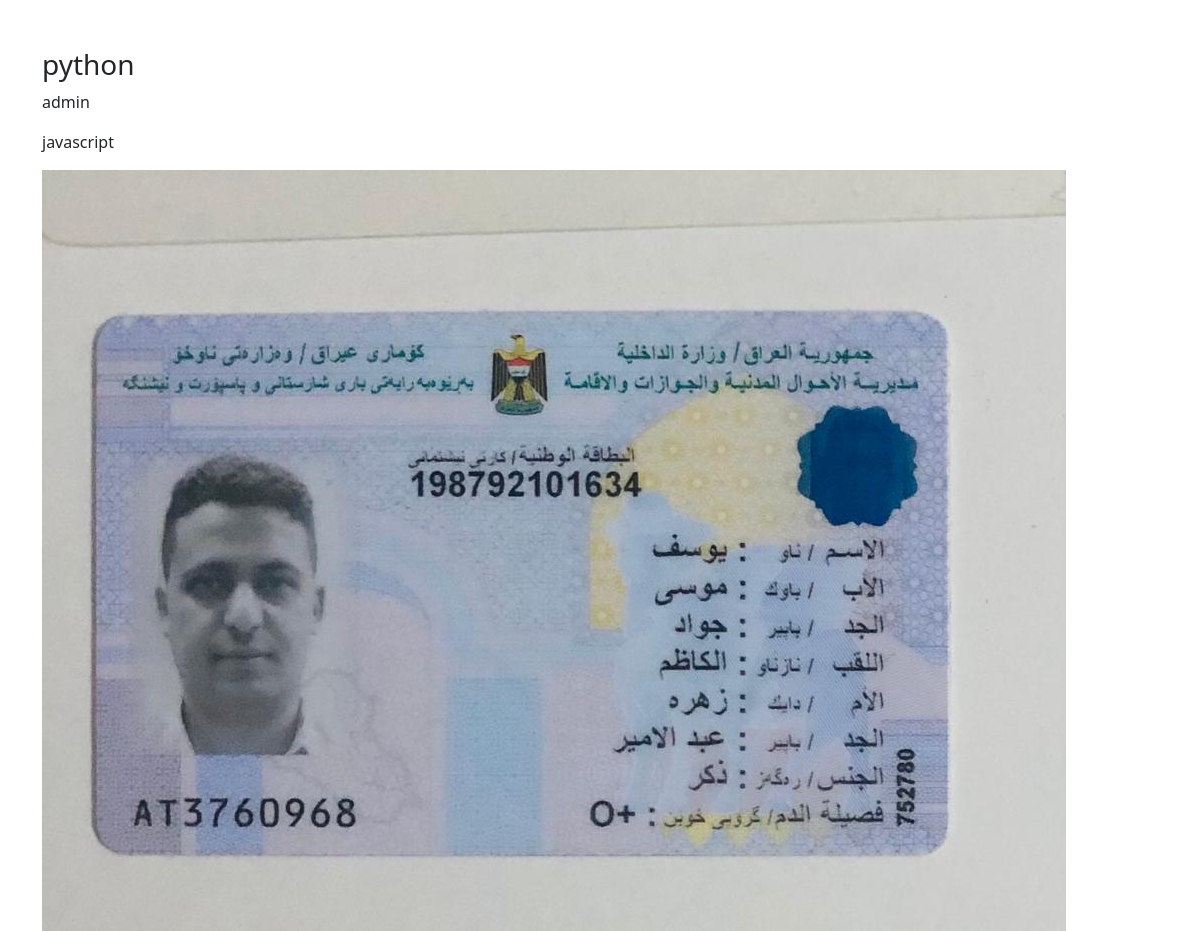
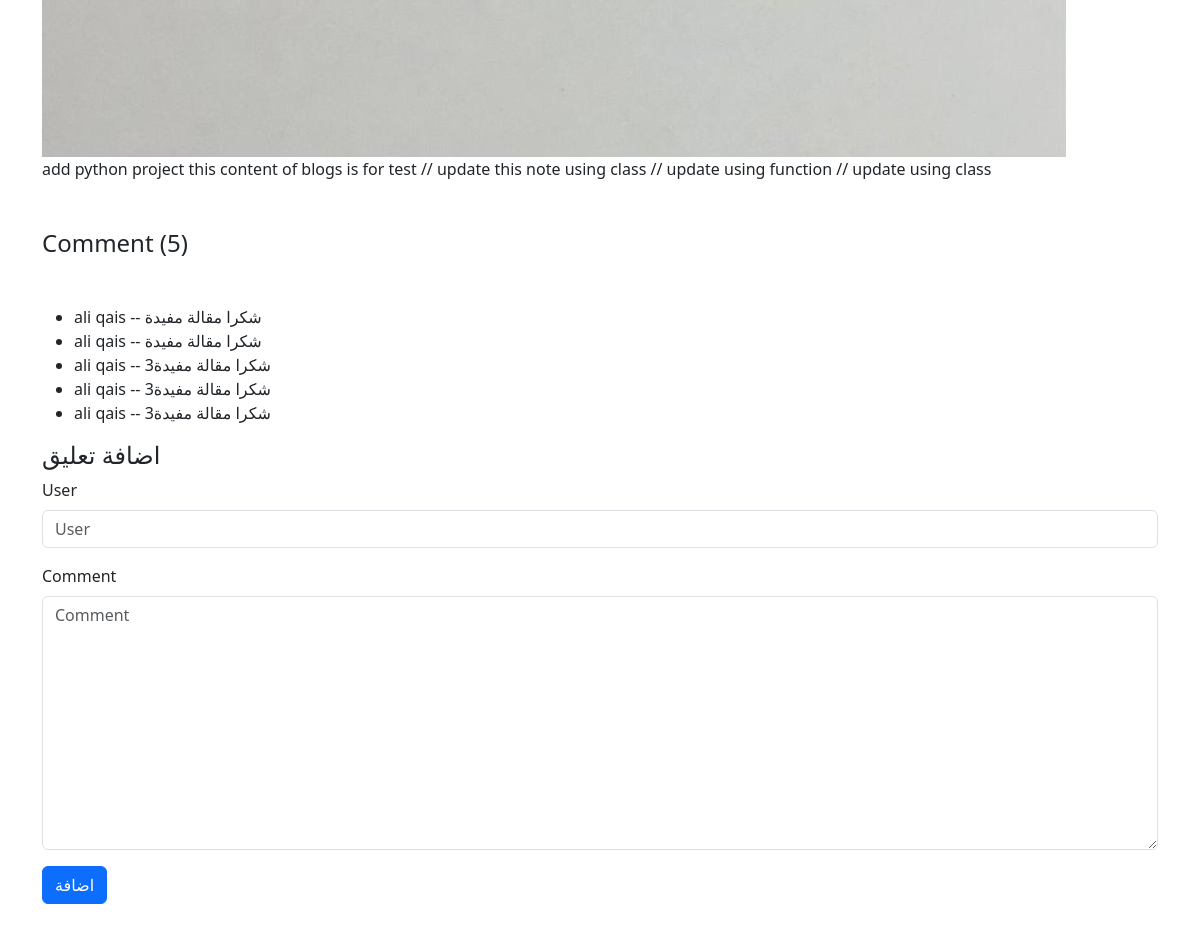
/posts/1, run on the app's committed database (2 pictures, top to bottom).
### posts/models.py (models this page shows, shortened)
class Posts(models.Model):
    auther = models.ForeignKey(User,related_name='post_auther',on_delete=models.CASCADE)
    title = models.CharField(max_length=100)
    content = models.TextField(max_length=20000)
    draft = models.BooleanField(default=True)
    publish_date = models.DateTimeField(default=timezone.now)
    image = models.ImageField(upload_to='post')
    category = models.ForeignKey('Category',related_name='post_category',on_delete=models.SET_NULL,null=True)
    tags = TaggableManager()
    def __str__(self):
        return self.title

class Category(models.Model):
    name = models.CharField(max_length=100)
    def __str__(self):
        return self.name

class Comment(models.Model):
    post = models.ForeignKey(Posts,related_name='comment_post',on_delete=models.CASCADE)
    user = models.CharField(max_length=50)
    comment = models.TextField(max_length=300)
    created_at = models.DateTimeField(auto_now= True)

### posts/views.py (the view)
# urls.py: path('posts/<int:pk>',post_detail),
def post_detail(request,pk):
    data = Posts.objects.get(id=pk )
    comments = Comment.objects.filter(post=data)
    if request.method == 'POST':
        form = CommentForm(request.POST)
        if form.is_valid():
            myform = form.save(commit=False)
            myform.post = data
            myform.save()
    else:
        form = CommentForm()
    context = {
        'post': data ,
        'comments': comments ,
        'form' : form
    }
    return render(request,'posts/posts_detail.html',context)

### posts/forms.py
class CommentForm(forms.ModelForm):
    class Meta:
        model = Comment
        fields = ['user','comment']

### posts/templates/posts/posts_detail.html (shortened to what this page needs)
{% load bootstrap5 %}
<!doctype html>
<html lang="en">
  <head>
    <link href="https://cdn.jsdelivr.net/npm/bootstrap@5.3.2/dist/css/bootstrap.min.css" rel="stylesheet">
  </head>
  <body>
<div class="container my-5">
    <div>
        <h3> {{post}}</h3>
        <p> {{post.auther}} </p>
        <p> {{post.category}} </p>
        <img src="{{post.image.url}}" alt="">
        <p>
            {{post.content|safe}}
        </p>
    </div>
    <div>
       <h4 class="my-5"> Comment ({{comments|length}}) </h4>
        <ul>
            {% for comment in comments %}
             <li>{{comment.user}} -- {{comment.comment}} </li>
            {% empty %}
            <li> ليس هناك تعليق </li>
            {% endfor %}
        </ul>
       <h4> اضافة تعليق </h4>
       <form method="post">
        {% bootstrap_form form %}
        {% buttons %}
            <button type="submit" class="btn btn-primary">اضافة</button>
        {% endbuttons %}
       </form>
    </div>
</div>
  </body>
</html>

### data on the page
Posts: title "python", auther "admin", category "javascript", image (picture), content "add python project this content of blogs is for test // update this note using class // update using function // update using class"
Comment: user "ali qais", comment "شكرا مقالة مفيدة"
Comment: user "ali qais", comment "شكرا مقالة مفيدة"
Comment: user "ali qais", comment "3شكرا مقالة مفيدة"
Comment: user "ali qais", comment "3شكرا مقالة مفيدة"
Comment: user "ali qais", comment "3شكرا مقالة مفيدة"

### other printed values
{{ comments|length }} "5"
